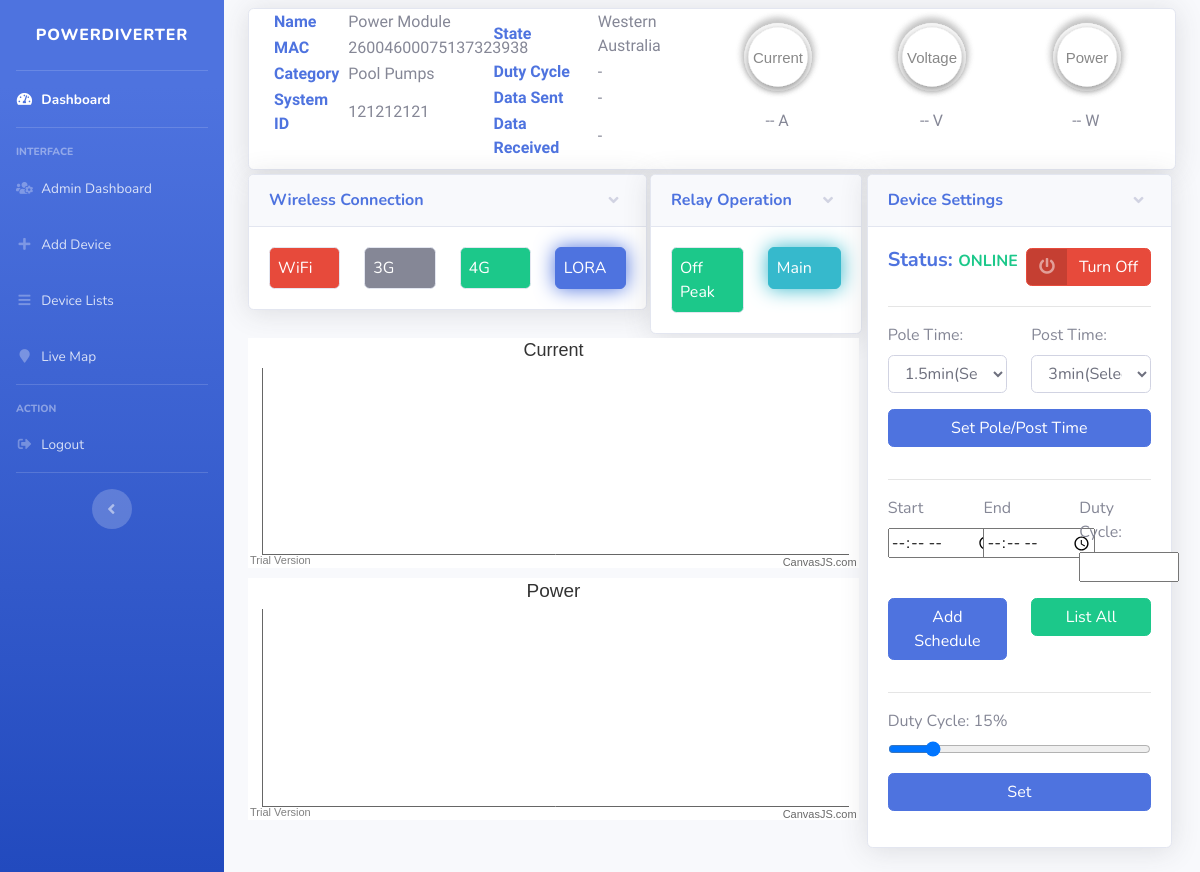
/device-details.php?id=1, run on the app's committed database.
### tables this page shows
CREATE TABLE `devices` (
  `ID` int(255) NOT NULL,
  `device_name` varchar(30) NOT NULL,
  `mac` varchar(20) NOT NULL,
  `category` text NOT NULL,
  `Location` varchar(20) NOT NULL,
  `communication_method` varchar(20) NOT NULL,
  `system_id` varchar(500) NOT NULL,
  `state` text NOT NULL,
  `radio_status` varchar(5) NOT NULL,
  `relay_status` varchar(5) NOT NULL,
  `lat` double NOT NULL,
  `lng` double NOT NULL,
  `last_pole` varchar(30) NOT NULL,
  `last_post` varchar(30) NOT NULL,
  `pole_time_interval` int(255) NOT NULL,
  `post_time_interval` int(255) NOT NULL,
  `power_status` tinyint(1) NOT NULL,
  `dutycycle` int(3) NOT NULL,
  `dutycycle_1` varchar(20) NOT NULL,
  `schedule_dutycycle` int(100) NOT NULL,
  `schedule_start_time` time(6) NOT NULL,
  `schedule_end_time` time(6) NOT NULL
);

### device-details.php (the view, shortened to what the rows shown need)
<?php
require 'app/app.php';
$id= mysqli_real_escape_string($con, trim($_GET["id"])) ;
$id = strip_tags($id);
$sql = "SELECT * FROM devices WHERE ID=$id";
$res = mysqli_query($con, $sql);
$row = mysqli_fetch_assoc($res);
$device_name = $row["device_name"];
$device_mac = $row["mac"];
$device_category = $row["category"];
$device_sys_id = $row["system_id"];
$device_state = $row["state"];
$device_status = $row["power_status"];
$device_dutycycle_1 = $row["dutycycle_1"];
?>
<!DOCTYPE html>
<html lang="en">
<?php require 'app/head.inc.php'; ?>
<body id="page-top">
    <div id="wrapper">
        <div id="content-wrapper" class="d-flex flex-column">
            <div id="content">
                <div class="container-fluid">
                    <div class="container-fluid bg-white card shadow mb-1">
                        <div class="row mb-2 no-gutters" style="font-family: 'Arimo', sans-serif;">
                            <div class="col-sm-12 col-md-6 col-xl-3">
                                <table>
                                    <tr>
                                        <td class="m-0 font-weight-bold text-primary">Name</td>
                                        <td class="pl-2"><?php echo $device_name; ?></td>
                                    </tr>
                                    <tr>
                                        <td class="m-0 font-weight-bold text-primary">MAC </td>
                                        <td class="pl-2"><?php echo $device_mac ?></td>
                                    </tr>
                                    <tr>
                                        <td class="m-0 font-weight-bold text-primary">Category</td>
                                        <td class="pl-2"><?php echo $device_category ?></td>
                                    </tr>
                                    <tr>
                                        <td class="m-0 font-weight-bold text-primary">System ID</td>
                                        <td class="pl-2"><?php echo $device_sys_id ?></td>
                                    </tr>
                                </table>
                            </div>
                            <div class="col-sm-12 col-md-6 col-xl-3">
                                <table>
                                    <tr>
                                        <td class="m-0 font-weight-bold text-primary">State</td>
                                        <td class="pl-2"><?php echo $device_state ?></td>
                                    </tr>
                                </table>
                            </div>
                        </div>
                    </div>
                        <div class="row">
                            <div class="col-lg-4 pl-0 w-100 ml-xl-4px">
                                <div class="row">
                                    <div class="col-md-12 w-100 p-0">
                                        <div class="col-md-12">
                                            <div class="card shadow mb-4">
                                                <?php
                                                if ($device_status){
                                                    $device_online_status = "ONLINE";
                                                    $update_value = 0;
                                                    $device_online_status_btn_class = "danger";
                                                    $device_online_status_text = "Turn Off";
                                                    $device_online_status_text_class = "success";
                                                }
                                                ?>
                                                <div class="collapse show" id="collapseDeviceStatus" style="">
                                                    <div class="card-body">
                                                        <div class="row" style="margin-top: 10px !important;padding-bottom: 18px;">
                                                            <div class="col-md-12 clearfix clearfix-custom-margin" id="device_status_value">
                                                                <p class="font-weight-bold float-left">
                                                                    <span class="m-0 font-weight-bold text-primary h5"> Status: </span>
                                                                    <span class="text-<?php echo $device_online_status_text_class; ?>"><?php echo $device_online_status; ?></span>
                                                                </p>
                                                                <a onclick="turn_device_on_off(<?php echo $id; ?>, <?php echo $update_value; ?>)"
                                                                   class="btn btn-<?php echo $device_online_status_btn_class; ?> btn-icon-split float-right">
                                                                        <span class="icon text-white-50">
                                                                            <i class="fas fa-power-off"></i>
                                                                        </span>
                                                                    <span class="text"><?php echo $device_online_status_text; ?></span>
                                                                </a>
                                                            </div>
                                                        </div>
                                                        <div class="row">
                                                            <div class="col-md-12">
                                                                <form method="post" action="">
                                                                    <div class="form-group">
                                                                        <label for="formControlRange">
                                                                            Duty Cycle: <span id="dutyCycleValue"><?php echo $device_dutycycle_1; ?></span>%
                                                                        </label>
                                                                        <input onchange="showVal(this.value)" type="range"
                                                                               value="<?php echo $device_dutycycle_1; ?>"
                                                                               class="form-control-range" id="formControlRange"
                                                                               name="range_val">
                                                                    </div>
                                                                </form>
                                                            </div>
                                                        </div>
                                                    </div>
                                                </div>
                                            </div>
                                        </div>
                                    </div>
                                </div>
                            </div>
                        </div>
            </div>
            <?php require 'app/footer.inc.php'; ?>
</body>
</html>

### data on the page
devices: device_name "Power Module", mac "26004600075137323938", category "Pool Pumps", system "121212121", state "Western Australia", power_status "ONLINE", power_status "Turn Off", dutycycle_1 "15", range_val "15"
